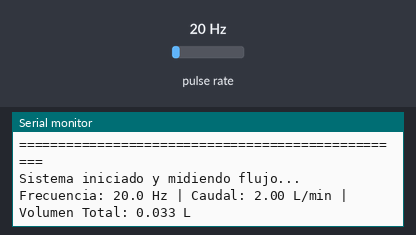
The sketch below on a simulated ESP32. Shown: the last lines printed to the serial monitor. Wiring (inferred from the names in the program): pulse sensor: data GPIO 4. The inputs (shaded band) are chosen by the test bench; at power-on: pulse rate 20 Hz.

Above: at 1.2 s.
1.3 s: pulse rate (sensor on GPIO 4) set to 4 Hz
At 2.6 s:
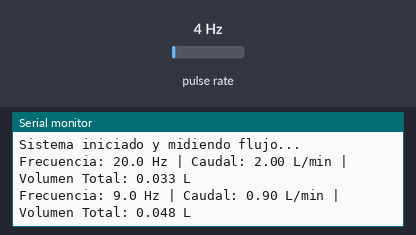
2.8 s: pulse rate (sensor on GPIO 4) set to 50 Hz
At 3.6 s:
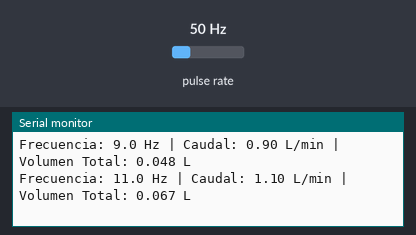
Timing chart, 0 to 5.8 s (numbered marks = the images above; inputs shaded):
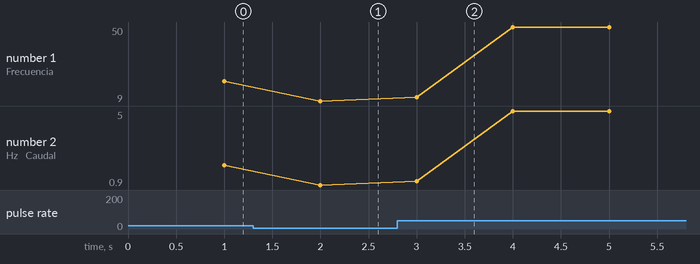

The sketch:

sensordecaudal.ino
```cpp
#define SENSOR_PIN 4   // Cable amarillo al pin D4 (GPIO 4)

// Constante K obtenida mediante la calibración de 5 muestras
const float K_FACTOR = 600.0; // 600 pulsos equivalen a 1 Litro

volatile unsigned long contadorPulsos = 0;
unsigned long ultimoTiempo = 0;
float volumenTotalLitros = 0.0;

// Rutina de Interrupción (ISR)
void IRAM_ATTR contarPulsosISR() {
  contadorPulsos++;
}

void setup() {
  Serial.begin(115200);

  pinMode(SENSOR_PIN, INPUT_PULLUP);
  attachInterrupt(digitalPinToInterrupt(SENSOR_PIN), contarPulsosISR, RISING);

  Serial.println("\n==================================================");
  Serial.println(" MONITOREO DE CAUDAL - ESCALERA HIDROPONICA NFT");
  Serial.println("==================================================");
  Serial.println("Sistema iniciado y midiendo flujo...\n");
}

void loop() {
  // Muestra y calcula el caudal cada 1 segundo (1000 ms)
  if (millis() - ultimoTiempo >= 1000) {
    ultimoTiempo = millis();

    // Lectura atómica de la variable de interrupción
    noInterrupts();
    unsigned long pulsosEnUnSegundo = contadorPulsos;
    contadorPulsos = 0; // Reinicia el contador para el siguiente segundo
    interrupts();

    // 1. Frecuencia de pulsos (Hz = pulsos / segundo)
    float frecuenciaHz = (float)pulsosEnUnSegundo;

    // 2. Caudal instantáneo en Litros por Minuto (L/min)
    // Formula: Q = (frecuencia / K) * 60
    float caudalLmin = (frecuenciaHz / K_FACTOR) * 60.0;

    // 3. Acumulado de agua que pasó en este segundo
    float litrosEnEsteSegundo = caudalLmin / 60.0;
    volumenTotalLitros += litrosEnEsteSegundo;

    // Impresión de variables para el informe / monitor serie
    Serial.print("Frecuencia: ");
    Serial.print(frecuenciaHz, 1);
    Serial.print(" Hz | Caudal: ");
    Serial.print(caudalLmin, 2);
    Serial.print(" L/min | Volumen Total: ");
    Serial.print(volumenTotalLitros, 3);
    Serial.println(" L");
  }
}
```

Measured:
- after the input at 1.3 s, the serial monitor: prints a new line after 0.70 s (image 1)
- after the input at 2.8 s, the serial monitor: prints a new line after 0.20 s (image 2)
- plotted number 1: 20 → 9 after the input at 1.3 s, 9 → 50 after the input at 2.8 s
- plotted number 2: 2 → 0.9 after the input at 1.3 s, 0.9 → 5 after the input at 2.8 s
